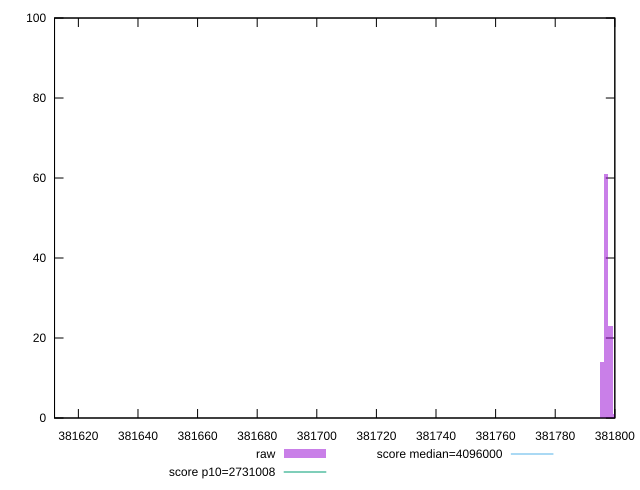

The script that saved this image:
reset

$raw <<EOF
381611.4771750702 1
381798.5183503115 23
381797.07957204035 61
381795.6407937693 14
381799.9571285826 1
EOF

set key outside below
set boxwidth 1.4387782710864419
set xrange [381612:381800]
set yrange [0:100]
set trange [0:100]
set style fill transparent solid 0.5 noborder

set parametric
set terminal svg size 640, 490 enhanced background rgb 'white'
set output "report_0_00242021-02-20T12:25:28.543Z/total-byte-weight/samples/pages+cached+noadtech+nomedia+nocss/raw/histogram.svg"

plot $raw title "raw" with boxes, \
     2731008,t title "score p10=2731008", \
     4096000,t title "score median=4096000"

reset
